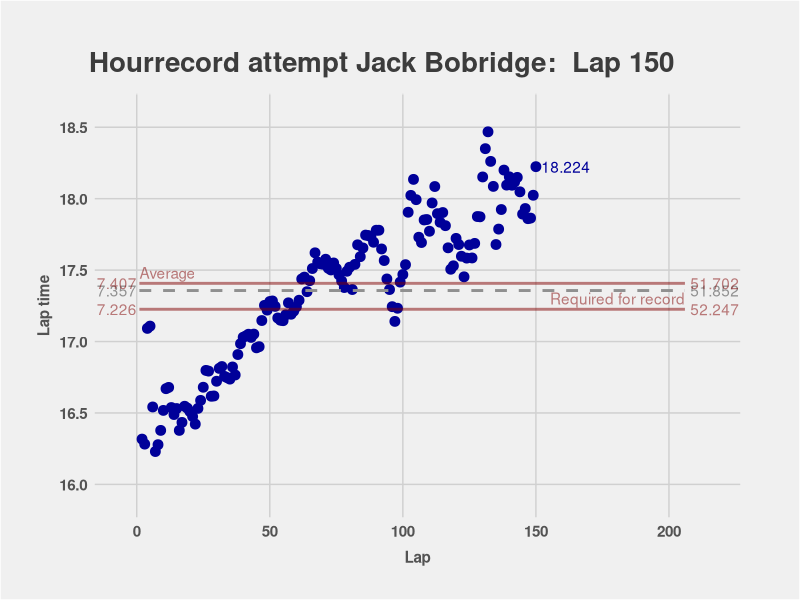
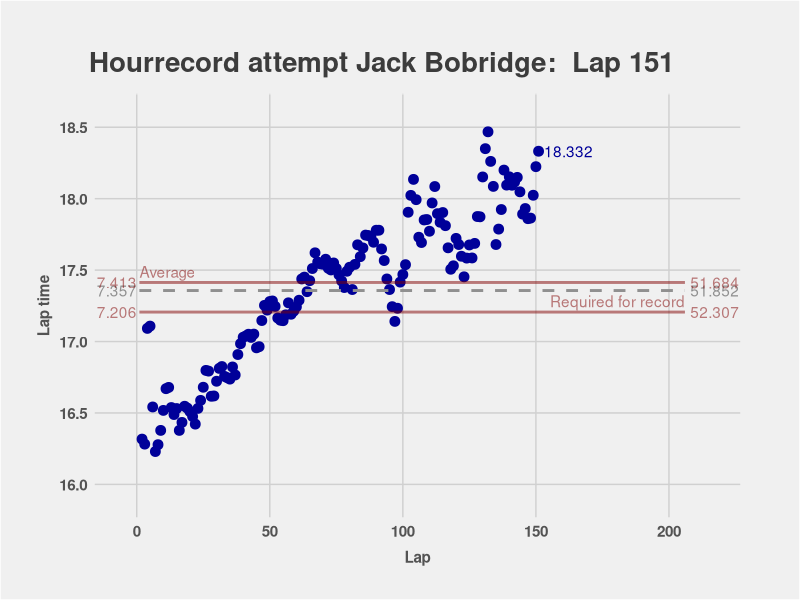
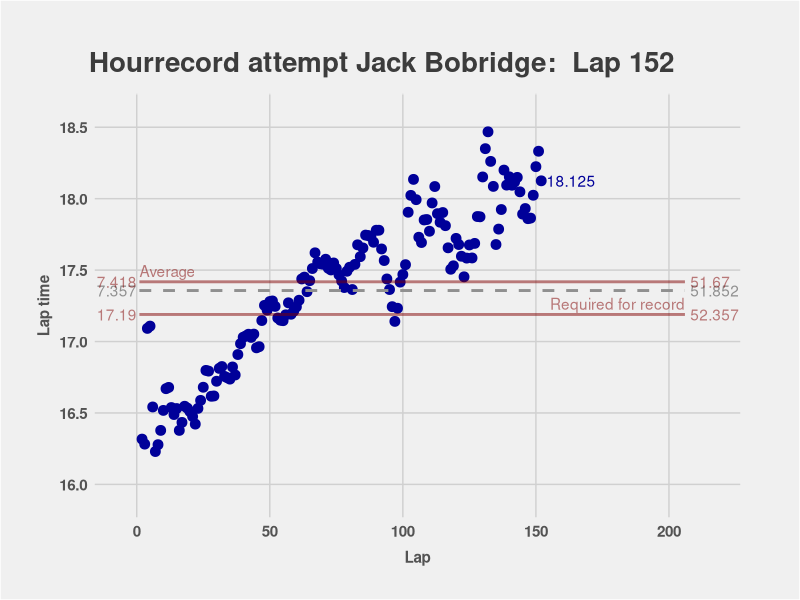
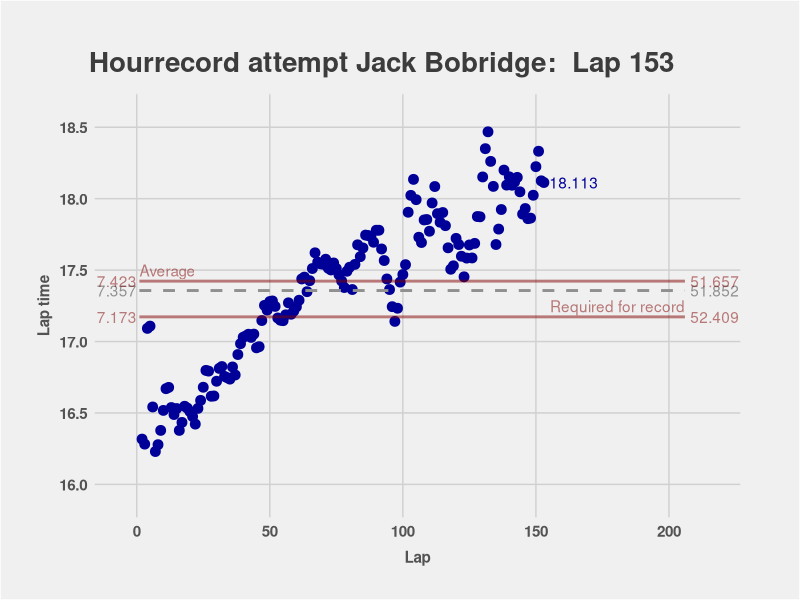
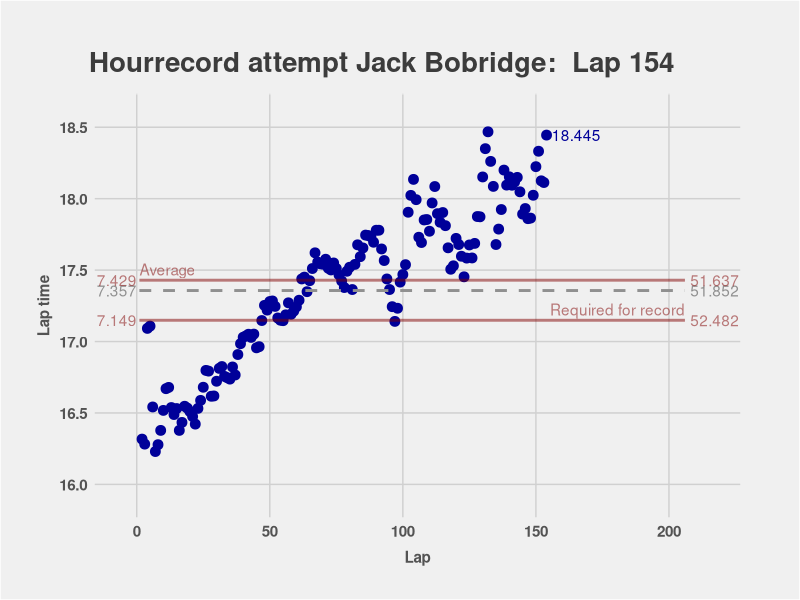
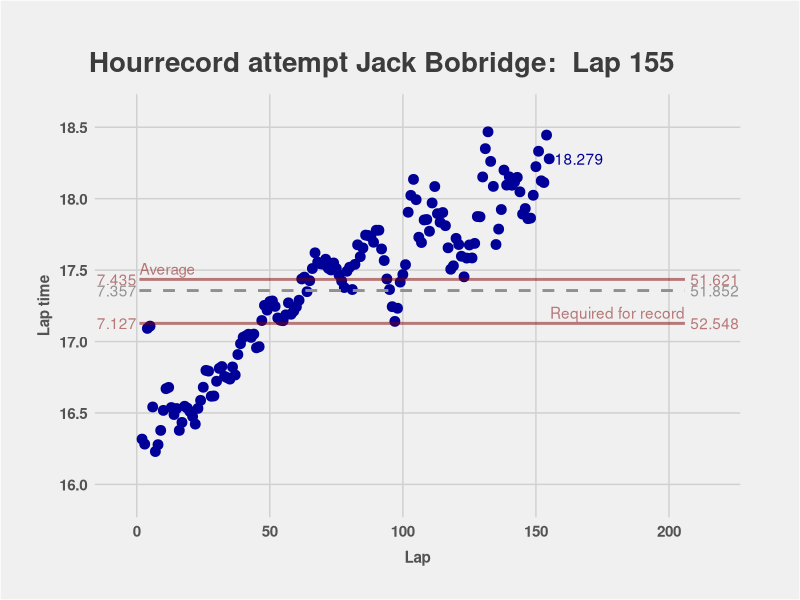
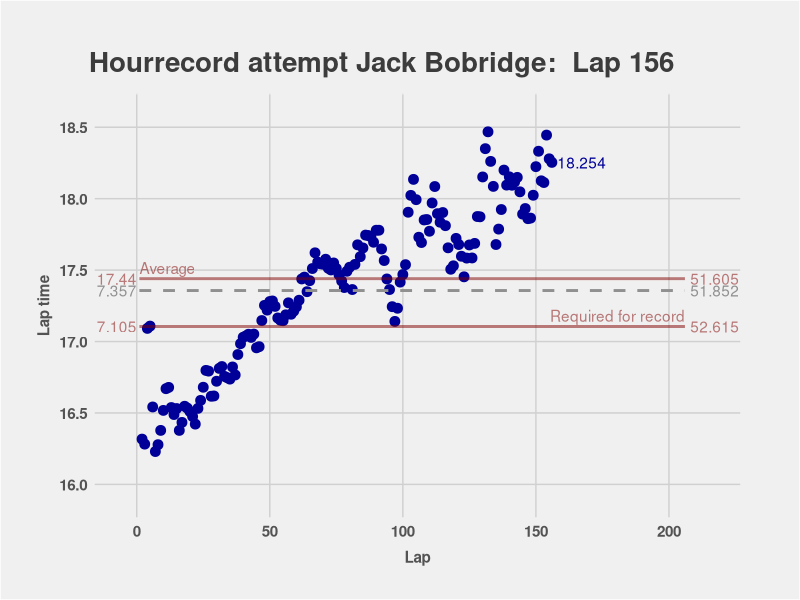
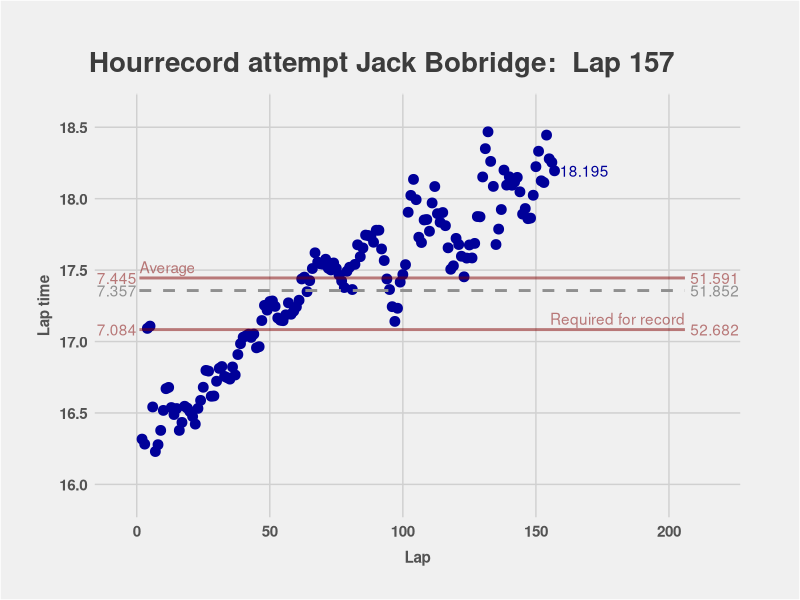

Generate these figures, in order, with R: (Note: this script raises an error after producing the figures.)
library("ggplot2")
library("dplyr")
library("grid")

allhourdata <- read.csv("hour record.csv", sep=";", header=TRUE, dec=",")

hourrecord <- 51852
lapdistance <- 250

allhourdata <- allhourdata %>% mutate(Actual.laptimes.cummulative = cumsum(Actual.laptimes)) %>%
        mutate(Average.actual.laptimes = Actual.laptimes.cummulative/Id) %>%
        mutate(Target.laptimes=(60*60/(hourrecord/lapdistance))) %>%
        mutate(Target.laptimes.cummulative = cumsum(Target.laptimes)) %>%
        mutate(Difference = Actual.laptimes - Target.laptimes) %>%
        mutate(Difference.cummulative = cumsum(Difference)) %>%
        mutate(Projected.distance = (Id*lapdistance)/Actual.laptimes.cummulative*3.6) %>%
        mutate(Required.laptimes.for.record = 
                       ((60*60)-Actual.laptimes.cummulative)/((hourrecord-(lapdistance*Id))/lapdistance)) %>%
        mutate(Required.speed = 250/Required.laptimes.for.record*3.6) %>%
        mutate(laptime.to.slow = ifelse(Actual.laptimes < Required.laptimes.for.record, 0, Actual.laptimes))

begin_ani <- 150
end_ani <- nrow(allhourdata)

for (i in begin_ani:end_ani){
        var <- allhourdata[i,]
        
        hourdata <- allhourdata %>% filter(Id <= i)
        avg_color <- ifelse(var[,10]<hourrecord/1000, "#800000", "#006600")
        hline_avg <- data.frame(Id=1:206, avg=as.numeric(var[,5]))
        hline_req <- data.frame(Id=1:206, req=as.numeric(var[,11]))
        hline_rec <- data.frame(Id=1:206, rec=as.numeric(var[,6]))
        
        gg <- ggplot()
        
        gg <- gg + theme_bw() +
                theme(panel.background=element_rect(fill="#F0F0F0")) +
                theme(plot.background=element_rect(fill="#F0F0F0")) +
                theme(panel.border=element_rect(colour="#F0F0F0")) +
                theme(panel.grid.major=element_line(colour="#D0D0D0",size=.5)) 
        
        gg <- gg + ggtitle(paste("Hourrecord attempt Jack Bobridge: ", as.character(var[,2]))) +
                theme(plot.title=element_text(face="bold",hjust=-.08,vjust=2,colour="#3C3C3C",size=20)) +
                theme(legend.position="none") +
                ylab("Lap time") + xlab("Lap") +
                theme(axis.text.x=element_text(size=11,colour="#535353",face="bold")) +
                theme(axis.text.y=element_text(size=11,colour="#535353",face="bold")) +
                theme(axis.title.y=element_text(size=11,colour="#535353",face="bold",vjust=1.5)) +
                theme(axis.title.x=element_text(size=11,colour="#535353",face="bold",vjust=-.5))
        
        gg <- gg + theme(plot.margin = unit(c(1.5, 1.5, 1, 1), "cm"))
        
        ## Laptimes
        gg <- gg + geom_point(data=hourdata, aes(x=Id, y=Actual.laptimes), colour="#000099", size=3) +
                annotate("text",x=as.numeric(var[,1])+2,y=as.numeric(var[,3]),label=round(as.numeric(var[,3]),digits=3),colour="#000099", hjust = 0)
        
        #         ## Average Laptimes
        #         gg <- gg + geom_line(data=hourdata, aes(x=Id, y=Average.actual.laptimes), colour="#909090", size=1/2)
        # 
        ## Required Laptimes
        gg <- gg + geom_line(data=hline_req, aes(x=Id, y=req), colour=avg_color, size=1, alpha=1/2) +
                annotate("text",x=206+2,y=as.numeric(var[,11]),label=round(var[,12],digits=3),colour=avg_color, hjust = 0, alpha=1/2) +
                annotate("text",x=0,y=as.numeric(var[,11]),label=round(var[,11],digits=3),colour=avg_color, hjust = 1, alpha=1/2) +
                annotate("text",x=206,y=as.numeric(var[,11])+0.075,label="Required for record",colour=avg_color, hjust = 1, alpha=1/2)
        
        ## Current Record line
        gg <- gg + geom_line(data=hline_rec, aes(x=Id, y=rec),colour="#909090", size=1, linetype=2) +
                annotate("text",x=206+2,y=as.numeric(var[,6]),label="51.852",colour="#909090", hjust = 0) +
                annotate("text",x=0,y=as.numeric(var[,6]),label=round(var[,6],digits=3),colour="#909090", hjust = 1)
        
        ## Average speed/laptime line
        gg <- gg + geom_line(data=hline_avg, aes(x=Id, y=avg),colour=avg_color, size=1, alpha=1/2) +
                annotate("text",x=206+2,y=as.numeric(var[,5]),label=round(var[,10],digits=3),colour=avg_color, hjust = 0, alpha=1/2) +
                annotate("text",x=0,y=as.numeric(var[,5]),label=round(var[,5],digits=3),colour=avg_color, hjust = 1, alpha=1/2) +
                annotate("text",x=1,y=as.numeric(var[,5])+0.075,label="Average",colour=avg_color, hjust = 0, alpha=1/2)
        
        ## Required laptimes text
        #        gg <- gg + annotate("text",x=152,y=16.1,label=paste("Required laptime for record:", round(as.numeric(var[,11]), digits=3)),colour="#3C3C3C", hjust = 0)
        
        gg <- gg + scale_x_continuous(minor_breaks=0,breaks=seq(0,200,50),limits=c(-5,216)) +
                scale_y_continuous(minor_breaks=0,breaks=seq(16, 18.5, 0.5)) + #,limits=c(16, 18.5)) +
                coord_cartesian(ylim=c(15.9, 18.6)) + ## zoom only, no cutoff data
                theme(axis.ticks=element_blank()) 
        
        print(gg)
        
        ggsave(file=paste("pr",i,".jpg", sep=""))
}

files = sprintf('pr%d.png', begin_ani:end_ani)
# im.convert(files, output = 'hourrecord_jb.gif') 
